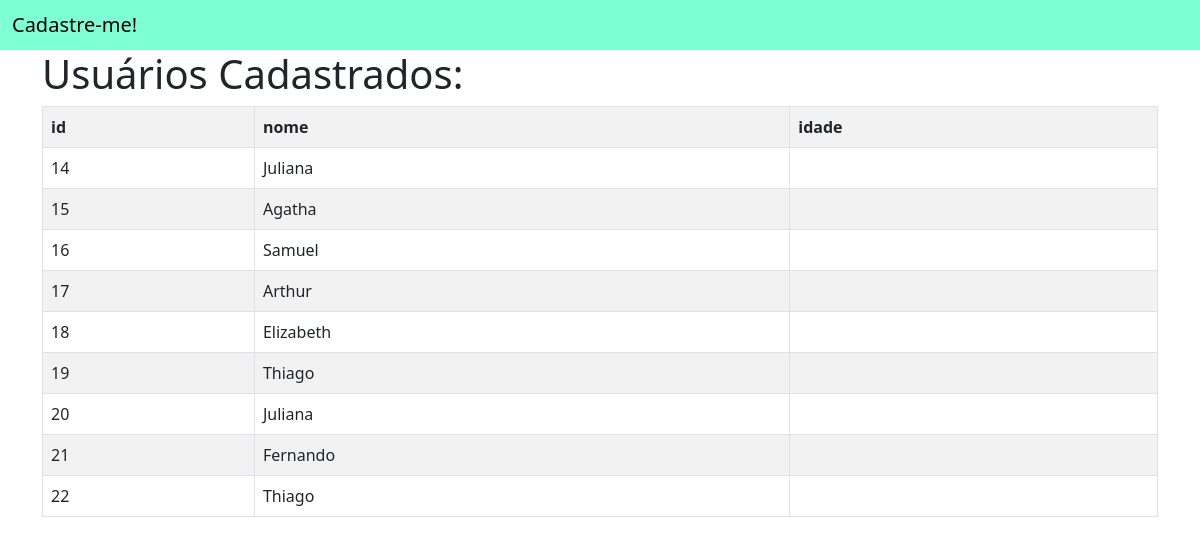
/usuarios/, run on an earlier commit of the app's database.
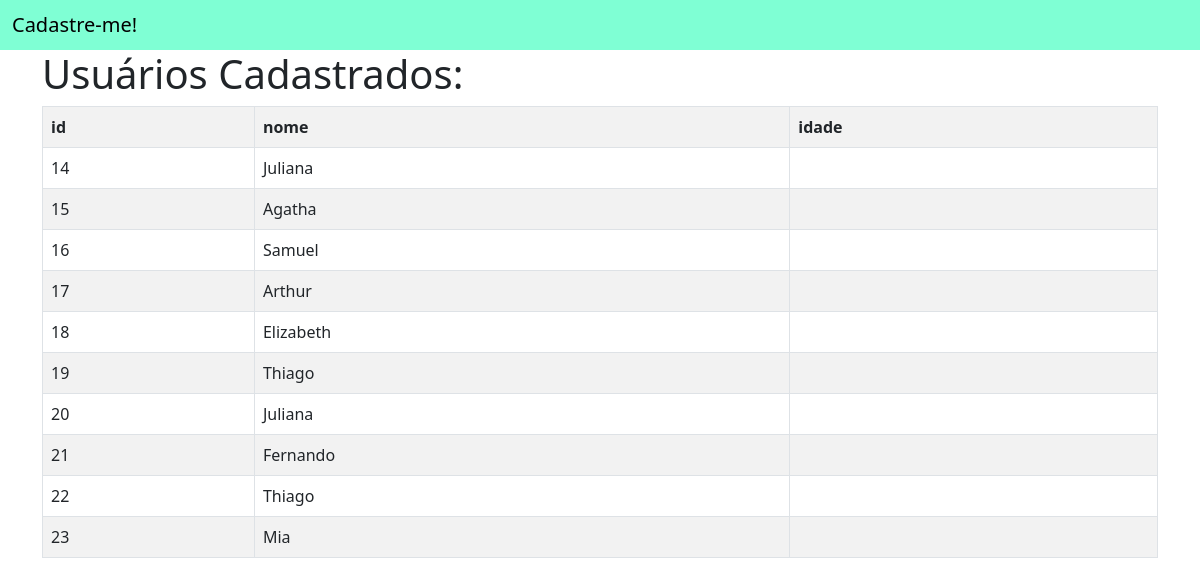
And on a later commit of the database.
### app_repara_cidadao/models.py (models this page shows, shortened)
class Usuario(models.Model):
    id_usuario = models.AutoField(primary_key=True)
    nome = models.CharField(max_length=255, null=False, blank= True)
    sobrenome = models.CharField(max_length=100, null=False, blank= True)
    cpf = models.CharField(max_length=14, unique=True, null=True, blank= False)
    data_nascimento = models.DateField(null=True, blank= True)
    email = models.EmailField(null=True, blank= True)
    telefone = models.CharField(max_length=15, null=True, blank= True)
    rua = models.CharField(max_length=255, null=True, blank= True)
    numero = models.CharField(max_length=10, null=True, blank= True)
    complemento = models.CharField(max_length=255, blank = True)
    bairro = models.CharField(max_length=100, blank= True)
    cidade = models.CharField(max_length=100, null=True, blank= True, default='Sorocaba')
    estado = models.CharField(max_length=100, default='São Paulo')
    cep = models.CharField(max_length=10, blank= True)
    referencia = models.CharField(max_length=255, blank = True)

### app_repara_cidadao/views.py (the view, shortened to what this page needs)
# urls.py: path('usuarios/', usuarios, name='listagem_usuarios'),
def usuarios(request):
    usuarios = {
        'usuarios': Usuario.objects.all()
    }
    return render(request, 'usuarios/usuarios.html', usuarios)

### app_repara_cidadao/templates/usuarios/usuarios.html
{% extends 'usuarios/base.html' %}
{% block conteudo %}
<div class="container">
    <h1>Usuários Cadastrados:</h1>
    <table class="table table-bordered table-striped">
        <tr>
            <th>id</th>
            <th>nome</th>
            <th>idade</th>
        </tr>
        {% for usuario in usuarios %}
        <tr>
            <td>{{usuario.id_usuario}}</td>
            <td>{{usuario.nome}}</td>
            <td>{{usuario.idade}}</td>
        </tr>
        {% endfor %}
    </table>
</div>
{% endblock %}

What changed in the data, as far as the page shows it:
added Usuario: id_usuario "23", nome "Mia"
